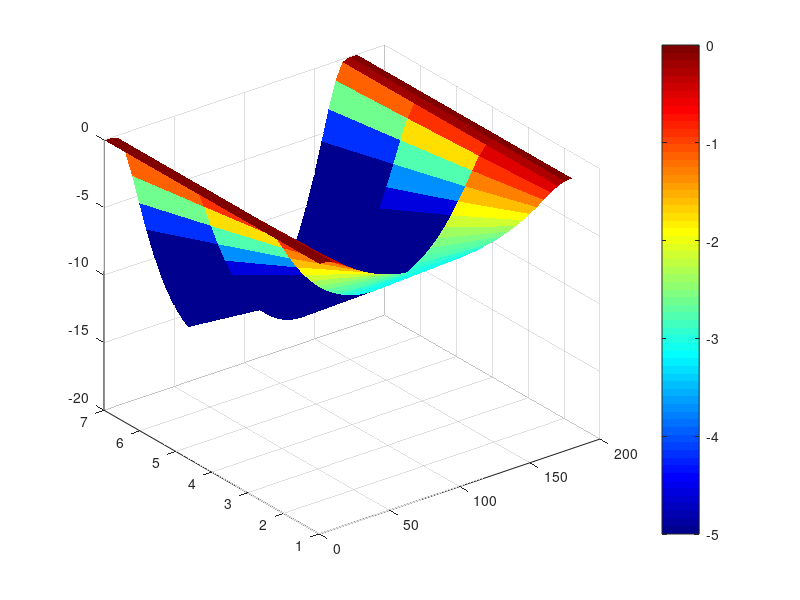

This chart was generated by the following MATLAB code: (Note: this script raises an error after producing the figure.)
% Filename: VSAT_LEO_Outage_Analytical.m
% Analytical outage probability for VSAT-LEO MRC Rician fading link

clear; clc; close all;

%% Parameters (same as before)
c = 3e8; fc = 20e9; lambda = c/fc;
Pt_dBm = 30; Pt = 10^((Pt_dBm-30)/10);
Gt_dBi = 20; Gr_dBi = 30;
Gt = 10^(Gt_dBi/10);
Gr = 10^(Gr_dBi/10);
No_dBm = -174 + 10*log10(1e6);
No = 10^((No_dBm-30)/10);

hLEO = 600e3; Re = 6371e3;

elev_angles = 0:5:180;
M_antennas = 1:2:8;

K = 10; % Rician K factor
gamma_th_dB = 10;
gamma_th = 10^(gamma_th_dB/10);

%% Preallocate outage probability matrix
P_out_analytical = zeros(length(M_antennas), length(elev_angles));

for idxM = 1:length(M_antennas)
    M = M_antennas(idxM);
    
    for idxEl = 1:length(elev_angles)
        theta = elev_angles(idxEl);
        elev_rad = deg2rad(theta);
        
        % Distance and FSPL
        d = sqrt((Re+hLEO)^2 - (Re*cos(elev_rad))^2) - Re*sin(elev_rad);
        FSPL = (4*pi*d/lambda)^2;
        
        % Average SNR per branch
        Pr = Pt * Gt * Gr / FSPL;
        avg_snr = Pr / No;
        
        % Arguments for Marcum Q-function
        a = sqrt(2*K*M);
        b = sqrt(2*(M+K*M)*gamma_th/avg_snr);
        
        % Calculate outage probability using generalized Marcum Q-function
        % MATLAB's marcumq supports order M (R2021a+)
        try
            Qval = marcumq(a,b,M);
        catch
            % Fallback for older versions: approximate with order=1
            warning('marcumq with order not supported, approximating with order 1');
            Qval = marcumq(a,b);
        end
        
        P_out_analytical(idxM, idxEl) = 1 - Qval;
    end
end

%% Plot Analytical Outage Probability
[X, Y] = meshgrid(elev_angles, M_antennas);

figure('Color','w');
surf(X, Y, log10(P_out_analytical), 'EdgeColor', 'none');
colormap(jet);
colorbar;
caxis([-5 0])
colorbar('Ticks', -5:0, 'TickLabels', {'1e-5','1e-4','1e-3','1e-2','1e-1','1'});
xlabel('Elevation Angle (degrees)', 'FontWeight', 'bold', 'FontSize', 12);
ylabel('Number of Antennas (M)', 'FontWeight', 'bold', 'FontSize', 12);
zlabel('Log_{10}(Outage Probability)', 'FontWeight', 'bold', 'FontSize', 12);
title(sprintf('Analytical Outage Probability vs Elevation Angle and Antennas\nRician K=%d, Threshold=%d dB', K, gamma_th_dB), ...
      'FontWeight', 'bold', 'FontSize', 14);
view(45,30);
grid on;
set(gca,'FontSize',12);
